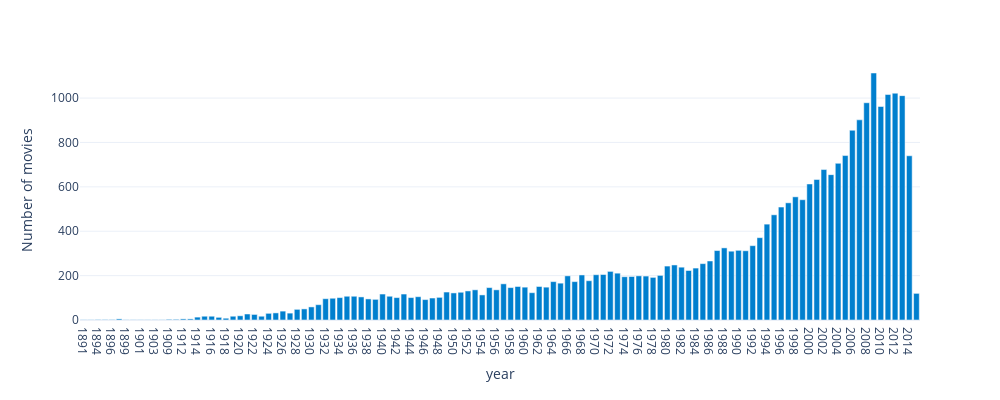

Notebook cell for this chart:
### Code cell
movies_year_agg = movies.groupby(["year"]).agg(count =("year","count"))\
    .reset_index()
fig = px.bar(movies_year_agg, x='year', y='count', height=400,width = 1000,
labels={'count':'Number of movies'},
template=theme)
fig.update_traces(marker_color=k_colors[0])
fig.show()

### Figure 1 — Plotly figure (JSON) as saved in the notebook; plotly's stock layout.template omitted (floating-point values rounded to 4 significant figures)
{"data": [{"alignmentgroup": "True", "hovertemplate": "year=%{x}<br>Number of movies=%{y}<extra></extra>", "legendgroup": "", "marker": {"color": "rgb(0,127,206)"}, "name": "", "offsetgroup": "", "orientation": "v", "showlegend": false, "textposition": "auto", "type": "bar", "x": ["1891", "1893", "1894", "1895", "1896", "1898", "1899", "1900", "1901", "1902", "1903", "1905", "1909", "1910", "1912", "1913", "1914", "1915", "1916", "1917", "1918", "1919", "1920", "1921", "1922", "1923", "1924", "1925", "1926", "1927", "1928", "1929", "1930", "1931", "1932", "1933", "1934", "1935", "1936", "1937", "1938", "1939", "1940", "1941", "1942", "1943", "1944", "1945", "1946", "1947", "1948", "1949", "1950", "1951", "1952", "1953", "1954", "1955", "1956", "1957", "1958", "1959", "1960", "1961", "1962", "1963", "1964", "1965", "1966", "1967", "1968", "1969", "1970", "1971", "1972", "1973", "1974", "1975", "1976", "1977", "1978", "1979", "1980", "1981", "1982", "1983", "1984", "1985", "1986", "1987", "1988", "1989", "1990", "1991", "1992", "1993", "1994", "1995", "1996", "1997", "1998", "1999", "2000", "2001", "2002", "2003", "2004", "2005", "2006", "2007", "2008", "2009", "2010", "2011", "2012", "2013", "2014", "2015"], "xaxis": "x", "y": [1, 1, 2, 2, 2, 5, 1, 1, 1, 1, 1, 1, 3, 3, 5, 5, 13, 17, 17, 12, 8, 17, 19, 27, 25, 17, 30, 32, 40, 31, 48, 50, 59, 69, 96, 98, 101, 107, 107, 104, 95, 93, 117, 107, 101, 117, 101, 105, 92, 99, 102, 126, 122, 125, 131, 136, 113, 146, 136, 163, 146, 151, 148, 123, 151, 148, 173, 166, 199, 173, 203, 177, 204, 205, 219, 211, 195, 196, 199, 198, 192, 201, 243, 248, 238, 223, 234, 254, 266, 313, 325, 310, 314, 312, 335, 371, 432, 474, 509, 528, 555, 542, 613, 633, 678, 655, 706, 741, 855, 902, 979, 1113, 962, 1016, 1022, 1011, 740, 120], "yaxis": "y"}], "layout": {"barmode": "relative", "height": 400, "legend": {"tracegroupgap": 0}, "margin": {"t": 60}, "width": 1000, "xaxis": {"anchor": "y", "domain": [0, 1], "title": {"text": "year"}}, "yaxis": {"anchor": "x", "domain": [0, 1], "title": {"text": "Number of movies"}}}}
